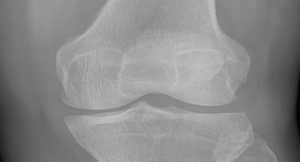
#> input picture Segmentacao_de_Imagens/Segmentacao_Tecnicas_Classicas/images/knee01.png, 300 x 162 px
$ jupyter execute knee.ipynb
#> lines starting #> are read from the running program, lines starting #| are printed output that depends on the picture; after the words box and inside, x2 and y2 are one past the last pixel; in counts of white or black regions, pixels touching at a corner belong together
Em um dataset específico de joelhos há um problema: Alguns recortes de joelhos foram recortados de maneira erronea, sendo que, essas imagens não estão com o joelho corretamente centralizado, apresentando a metade do joelho e a outra parte com o fundo da imagem.

Será que é possível adquirir apenas os joelhos corretamente centralizados, realizando a metodologia otsu em conjunto da limiarização binária? Iremos tentar a seguir.

[cell 1]
import cv2
import matplotlib.pyplot as plt
import numpy as np

### Binarização do joelho

[cell 2]
def view_original_gray(img, gray):
    plt.figure(figsize=(12,6))
    plt.subplot(1,2,1)
    plt.imshow(img)
    plt.axis('off')

    plt.subplot(1,2,2)
    plt.imshow(gray, cmap='gray')
    plt.axis('off')

def compare_images(img1, img2):
    plt.figure(figsize=(12,6))
    plt.subplot(1,2,1)
    plt.imshow(img1, cmap='gray')
    plt.axis('off')

    plt.subplot(1,2,2)
    plt.imshow(img2, cmap='gray')
    plt.axis('off')

def view(img):
    plt.figure(figsize=(12,6))
    plt.imshow(img, cmap='gray')
    plt.axis('off')

[cell 3]
img = cv2.imread('images/knee01.png')
#> img is the input picture: shape (162, 300, 3); min 3, max 199, mean 138.2
img_gray = cv2.cvtColor(img, cv2.COLOR_BGR2GRAY)

view_original_gray(img, img_gray)
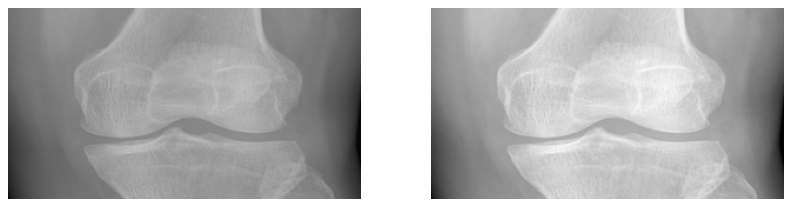
#> figure drawn by matplotlib, 2 panels

[cell 4]
img_gray.shape
#> Out = (162, 300)

[cell 5]
limiar, img_otsu = cv2.threshold(img_gray, 0, 255, cv2.THRESH_BINARY | cv2.THRESH_OTSU)
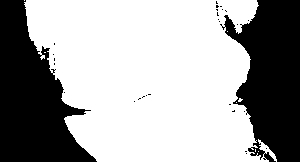
#> img_otsu: shape (162, 300); 64.1% white; 29 black regions (27 under 20 px), largest, box (x1, y1, x2, y2) and area: (0, 0, 97, 162) 8922, (220, 0, 300, 162) 8453
#> limiar = 130
print('Limiar: ', limiar)
#| Limiar:  130.0

view(img_otsu)

[cell 6]
plt.hist(img_gray.ravel(), bins=255)
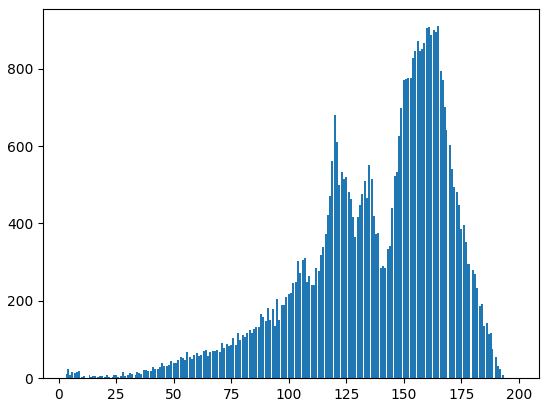
#> figure drawn by matplotlib, 1 panel; tallest bar 910 high, from x = 164.4 to 165.2

[cell 7]
img_blur = cv2.GaussianBlur(img_gray, (5,5), 0)

[cell 8]
view(img_blur)

[cell 9]
limiar, img_otsu_blur = cv2.threshold(img_blur, 0, 255, cv2.THRESH_BINARY | cv2.THRESH_OTSU)
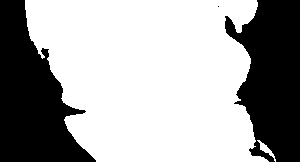
#> img_otsu_blur: shape (162, 300); 64.4% white; 3 black regions (1 under 20 px), largest, box (x1, y1, x2, y2) and area: (0, 0, 96, 162) 8851, (225, 0, 300, 162) 8437
print('Limiar: ', limiar)
#| Limiar:  130.0

compare_images(img_otsu, img_otsu_blur)

[cell 10]
plt.hist(img_blur.ravel(), bins=255)
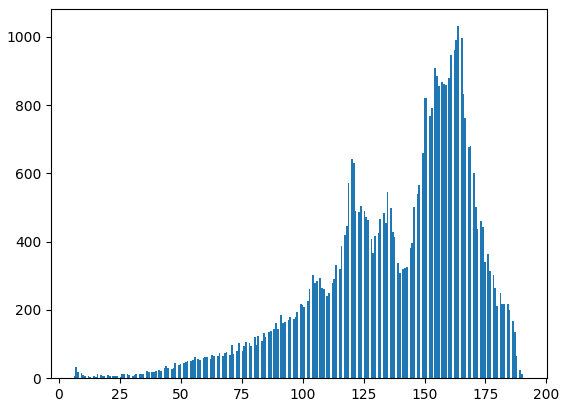
#> figure drawn by matplotlib, 1 panel; tallest bar 1031 high, from x = 163.4 to 164.2

### Analisando a distribuição dos pixels

[cell 11]
knees_path = ['knee01.png', 'knee02.png', 'knee03.png', 'knee04.png']
knees = []

for knee in knees_path:
    img = cv2.imread(f'images/{knee}')
    img_gray = cv2.cvtColor(img, cv2.COLOR_BGR2GRAY)
    equalized = cv2.equalizeHist(img_gray) # Equalização de histograma para melhorar o contraste das imagens
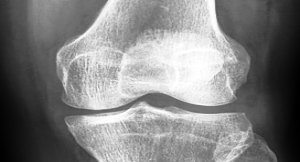
#> equalized: shape (162, 300); min 0, max 255, mean 128.8
    img_blur = cv2.GaussianBlur(equalized, (5,5), 0)


    limiar, img_otsu_blur = cv2.threshold(img_blur, 0, 255, cv2.THRESH_BINARY | cv2.THRESH_OTSU) # Metodologia Otsu para encontrar o limiar ideal
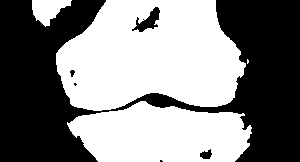
#> img_otsu_blur: shape (162, 300); 51.8% white; 6 black regions (2 under 20 px), largest, box (x1, y1, x2, y2) and area: (0, 0, 300, 162) 23015, (132, 7, 160, 32) 301, (200, 149, 212, 159) 78, (70, 70, 75, 77) 23
#> limiar = 126
    #limiar, img_otsu_blur = cv2.threshold(img_blur, 147, 255, cv2.THRESH_BINARY)
    knees.append(img_otsu_blur)

    compare_images(equalized, img_otsu_blur) # Visualizando imagem equalizada e limiarização binária
#> pass 2 of the loop `for knee in knees_path:`:
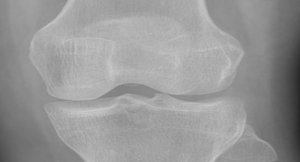
#> input picture Segmentacao_de_Imagens/Segmentacao_Tecnicas_Classicas/images/knee02.png, 300 x 162 px
#> img is the input picture: shape (162, 300, 3); min 37, max 202, mean 151.6
#> `img_blur = cv2.GaussianBlur(equalized, (5,5), 0)`:
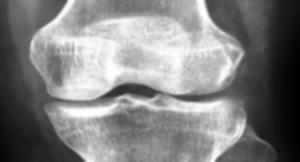
#> img_blur: shape (162, 300); min 0, max 255, mean 129.3
#> `limiar, img_otsu_blur = cv2.threshold(img_blur, 0, 255, cv2.THRESH_BIN..`:
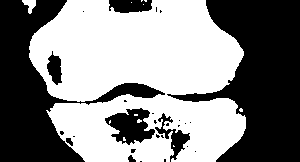
#> img_otsu_blur: shape (162, 300); 52.9% white; 28 black regions (20 under 20 px), largest, box (x1, y1, x2, y2) and area: (167, 0, 300, 162) 11587, (0, 0, 165, 162) 8761, (105, 108, 155, 145) 1087
#> `limiar, img_otsu_blur = cv2.threshold(img_blur, 0, 255, cv2.THRESH_BIN..`: limiar = 125
#> pass 3 of the loop `for knee in knees_path:`:
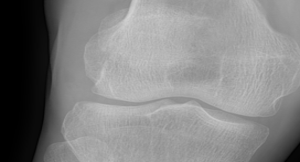
#> input picture Segmentacao_de_Imagens/Segmentacao_Tecnicas_Classicas/images/knee03.png, 300 x 162 px
#> img is the input picture: shape (162, 300, 3); min 0, max 211, mean 130.6
#> `limiar, img_otsu_blur = cv2.threshold(img_blur, 0, 255, cv2.THRESH_BIN..`:
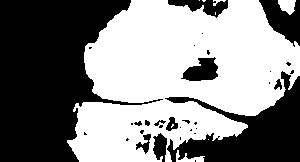
#> img_otsu_blur: shape (162, 300); 52.5% white; 33 black regions (21 under 20 px), largest, box (x1, y1, x2, y2) and area: (0, 0, 163, 162) 14744, (165, 71, 300, 162) 5401, (259, 0, 300, 47) 1060
#> `limiar, img_otsu_blur = cv2.threshold(img_blur, 0, 255, cv2.THRESH_BIN..`: limiar = 117
#> the loop made 4 passes; the first 3 are shown
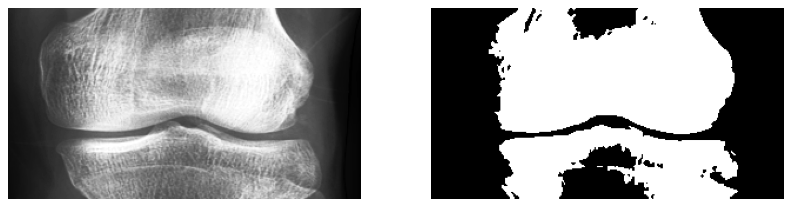
#> figure drawn by matplotlib, 2 panels

[cell 12]
knees = np.array(knees)

[cell 13]
knees_norm = knees / np.max(knees)

[cell 14]
knees_norm.min(), knees_norm.max()

[cell 15]
len(knees_norm[1])

[cell 16]
knees_white = [k.sum() for k in knees_norm]
knees_white

Visualizando a diferença de pixels brancos da primeira imagem e da quarta imagem.

Talvez, a partir desse método seja possível validar se o recorte da imagem realmente esta representando completamente o joelho ou não.

[cell 17]
compare_images(knees[0], knees[3])
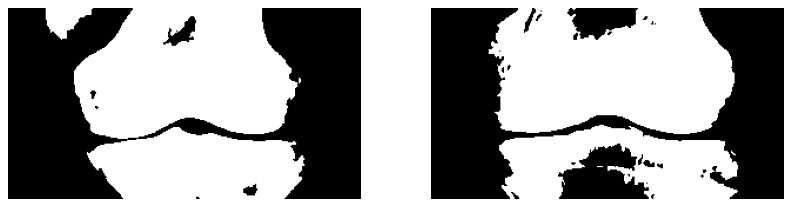
#> figure drawn by matplotlib, 2 panels

Quantidade de pixels brancos por imagem.

[cell 18]
plt.bar(range(0, len(knees_white)), knees_white)
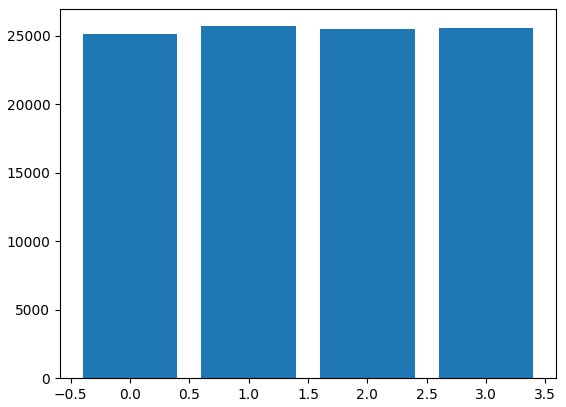
#> figure drawn by matplotlib, 1 panel; tallest bar 25709 high, from x = 0.6 to 1.4
